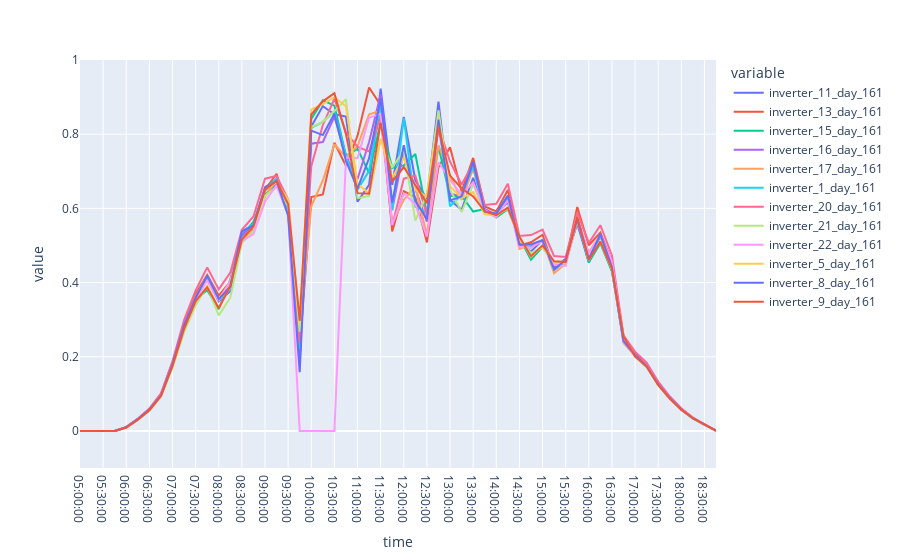
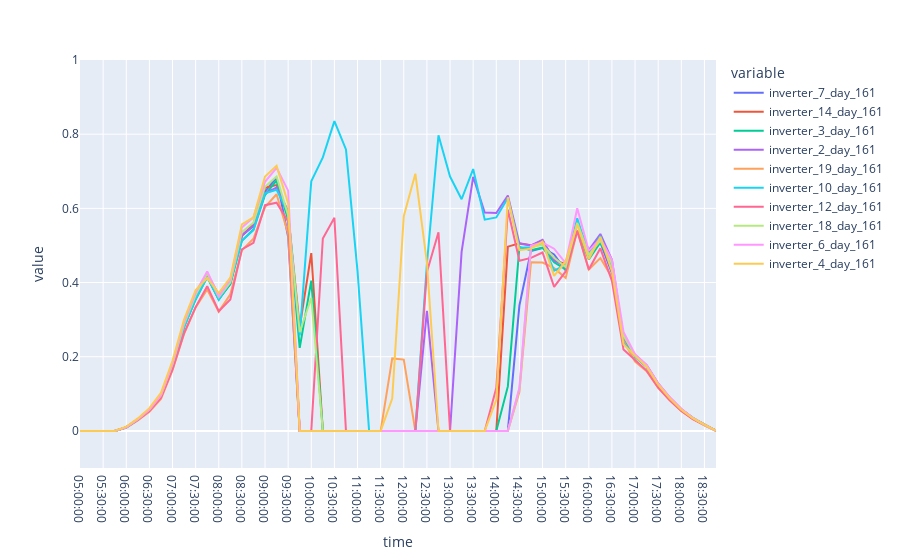

Notebook code cell kept with these figures, in order:
### Code cell
cluster = 18
day = "day_161"
plot_cluster_analysis(clustering_result_df, plant_daily_curves_df, day, cluster)
